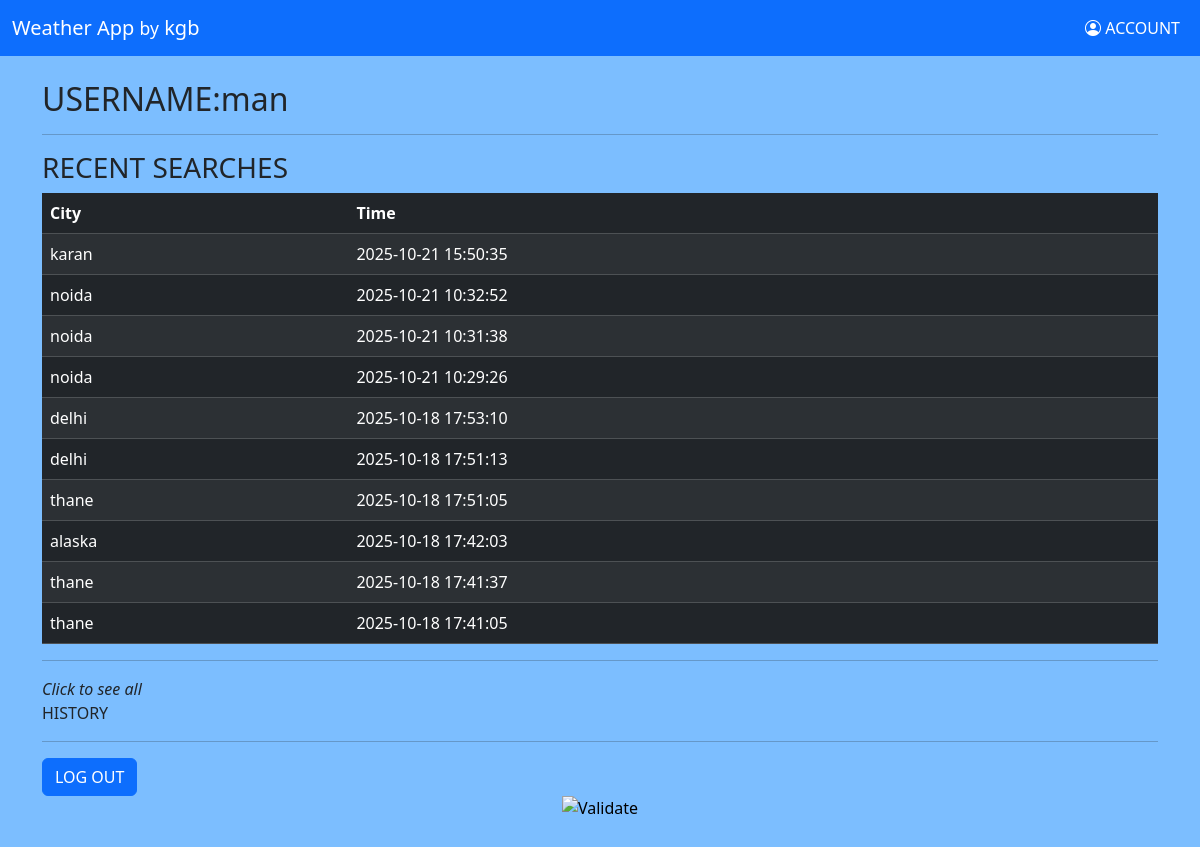
/account (signed in), run on the app's committed database.
### tables this page shows
CREATE TABLE users (id INTEGER PRIMARY KEY AUTOINCREMENT, username TEXT UNIQUE NOT NULL, hash NOT NULL);

CREATE TABLE history (id INTEGER PRIMARY KEY AUTOINCREMENT,user_id INTEGER,city TEXT,time DATETIME DEFAULT CURRENT_TIMESTAMP,FOREIGN KEY(user_id) REFERENCES users(id));

### app.py (the view)
@app.route("/account")
@login_required
def account():
    with sqlite3.connect("weather.db") as conn:
        cursor = conn.cursor()
        x=cursor.execute("SELECT city, time FROM history WHERE user_id=? ORDER BY time DESC LIMIT 10",(session["user_id"],))
        recent=x.fetchall()
        cursor.execute("SELECT username FROM users WHERE id=?",(session["user_id"],))
        username=cursor.fetchone()[0]
    return render_template("account.html",recent=recent,username=username)

### app.py (called while the page is built)
def login_required(f):
    @wraps(f)
    def wrapper(*args, **kwds):
        if "user_id" not in session:
            flash("Please log in first","error")
            return redirect("/")
        return f(*args, **kwds)
    return wrapper

### templates/account.html (shortened to what this page needs)
{% extends "layout.html" %}
{% block body %}
    <div class="container mt-4">
        <h2>USERNAME:{{ username }}</h2>
        <hr>
        <h3>RECENT SEARCHES</h3>
        {% if recent %}
            <table class="table table-dark table-striped">
                <thead>
                    <tr>
                        <th>City</th>
                        <th>Time</th>
                    </tr>
                </thead>
                <tbody>
                    {% for h in recent %}
                        <tr>
                            <td>{{h[0]}}</td>
                            <td>{{h[1]}}</td>
                        </tr>
                    {% endfor %}
                </tbody>
            </table>
        {% else %}
            <p>There is no history to show</p>
        {% endif %}
        <hr>
        <i>Click to see all</i><a class="nav-link active" href="/history">HISTORY</a>
        <hr>
        <a class="btn btn-primary" href="/logout">LOG OUT</a>
    </div>
{% endblock %}

### templates/layout.html (style rules this page uses)
body { background-color: #7cbeff; }

### data on the page
users: username "man"
history: city "karan", time "2025-10-21 15:50:35"
history: city "noida", time "2025-10-21 10:32:52"
history: city "noida", time "2025-10-21 10:31:38"
history: city "noida", time "2025-10-21 10:29:26"
history: city "delhi", time "2025-10-18 17:53:10"
history: city "delhi", time "2025-10-18 17:51:13"
history: city "thane", time "2025-10-18 17:51:05"
history: city "alaska", time "2025-10-18 17:42:03"
history: city "thane", time "2025-10-18 17:41:37"
history: city "thane", time "2025-10-18 17:41:05"
